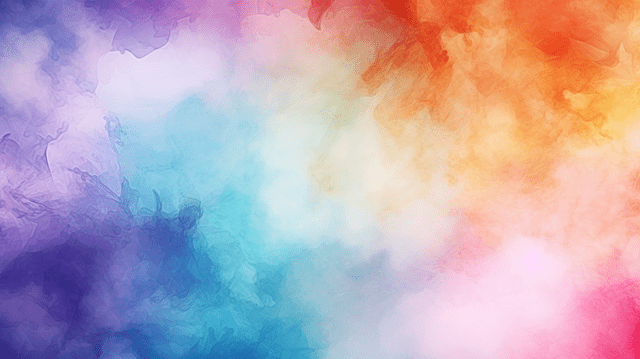
#> input picture 8/sample.png, 640 x 359 px, found by its file name
$ python RGB_histogram.py
#> lines starting #> are read from the running program, lines starting #| are printed output that depends on the picture
from PIL import Image
import numpy as np
import matplotlib.pyplot as plt

#Open the image and make sure it has 3 colors (RGB)
img = Image.open('Sample.png').convert('RGB')
#> img is the input picture: PIL image 640x359 RGB; mean R, G, B 190.1, 170.9, 183.9

#Convert the image into a numbers array (Matrix)
res = np.asarray(img)
print(f"Shape of array: {res.shape}")
#| Shape of array: (359, 640, 3)
colors = ("red", "green", "blue")

#Set up the graph (Title and Labels)
plt.figure(figsize=(10, 6))
plt.title("RGB Histogram")
plt.xlabel("Color Value (0-255)")
plt.ylabel("Number of Pixels")

#alculate data for each color
for i, color in enumerate(colors):
    channel_data = res[:, :, i]
    counts, bins = np.histogram(channel_data.ravel(), bins=256, range=(0, 256))
    plt.plot(bins[:-1], counts, color=color, label=color)
#> this loop made 3 passes
#> pass 1, `channel_data = res[:, :, i]`:
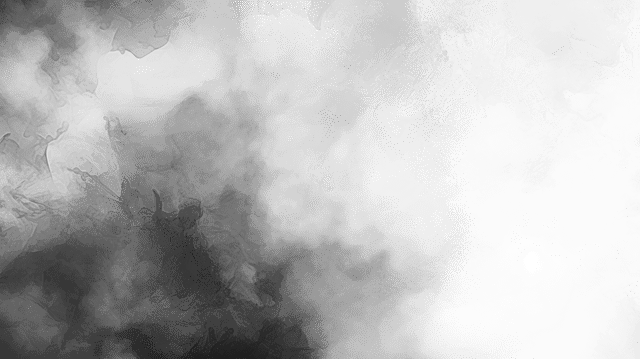
#> channel_data: shape (359, 640); min 31, max 255, mean 190.1
#> pass 2, `channel_data = res[:, :, i]`:
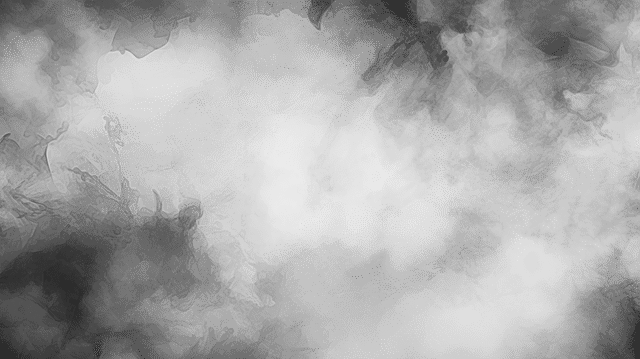
#> channel_data: shape (359, 640); min 44, max 235, mean 170.9
#> pass 3, `channel_data = res[:, :, i]`:
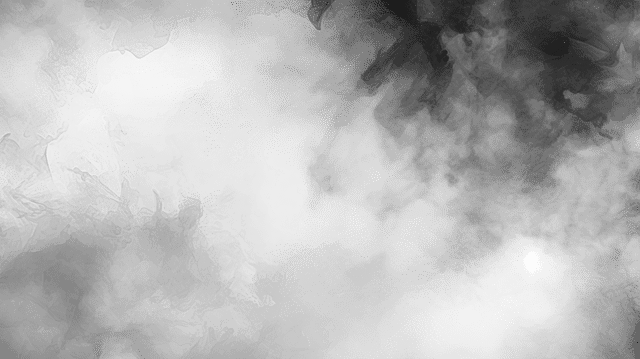
#> channel_data: shape (359, 640); min 29, max 252, mean 183.9

#Show the legend and the final result
plt.legend()
plt.grid(alpha=0.3)
plt.show()
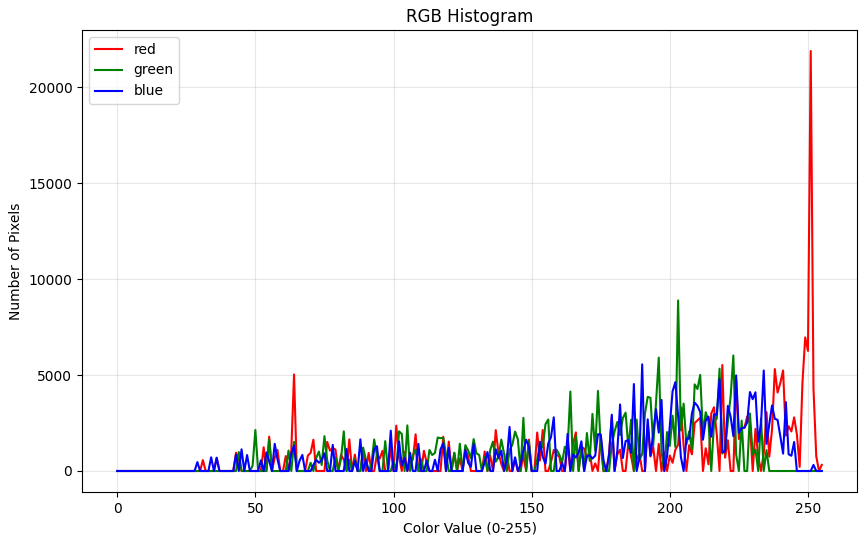
#> figure drawn by matplotlib, 1 panel; curve peaks at x = 251, y = 21879; curve peaks at x = 203, y = 8885; curve peaks at x = 190, y = 5556
